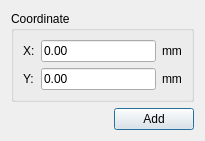
<?xml version="1.0" encoding="UTF-8"?>
<ui version="4.0">
 <class>SketchPointWidget</class>
 <widget class="QDialog" name="SketchPointWidget">
  <property name="geometry">
   <rect>
    <x>0</x>
    <y>0</y>
    <width>205</width>
    <height>129</height>
   </rect>
  </property>
  <property name="windowTitle">
   <string>Input Sketch Point</string>
  </property>
  <layout class="QGridLayout" name="gridLayout_2">
   <item row="0" column="0" colspan="2">
    <widget class="QGroupBox" name="groupBox_2">
     <property name="title">
      <string>Coordinate</string>
     </property>
     <layout class="QGridLayout" name="gridLayout">
      <item row="0" column="0">
       <widget class="QLabel" name="label_2">
        <property name="text">
         <string>X:</string>
        </property>
       </widget>
      </item>
      <item row="0" column="1">
       <layout class="QHBoxLayout" name="horizontalLayout_2">
        <item>
         <widget class="QLineEdit" name="lineEditX">
          <property name="text">
           <string>0.00</string>
          </property>
         </widget>
        </item>
        <item>
         <widget class="QLabel" name="label_5">
          <property name="text">
           <string>mm</string>
          </property>
         </widget>
        </item>
       </layout>
      </item>
      <item row="1" column="0">
       <widget class="QLabel" name="label_3">
        <property name="text">
         <string>Y:</string>
        </property>
       </widget>
      </item>
      <item row="1" column="1">
       <layout class="QHBoxLayout" name="horizontalLayout_3">
        <item>
         <widget class="QLineEdit" name="lineEditY">
          <property name="text">
           <string>0.00</string>
          </property>
         </widget>
        </item>
        <item>
         <widget class="QLabel" name="label_7">
          <property name="text">
           <string>mm</string>
          </property>
         </widget>
        </item>
       </layout>
      </item>
     </layout>
    </widget>
   </item>
   <item row="1" column="0">
    <spacer name="horizontalSpacer">
     <property name="orientation">
      <enum>Qt::Horizontal</enum>
     </property>
     <property name="sizeHint" stdset="0">
      <size>
       <width>125</width>
       <height>20</height>
      </size>
     </property>
    </spacer>
   </item>
   <item row="1" column="1">
    <widget class="QPushButton" name="addButton">
     <property name="text">
      <string>Add</string>
     </property>
    </widget>
   </item>
  </layout>
 </widget>
 <resources/>
 <connections/>
</ui>
